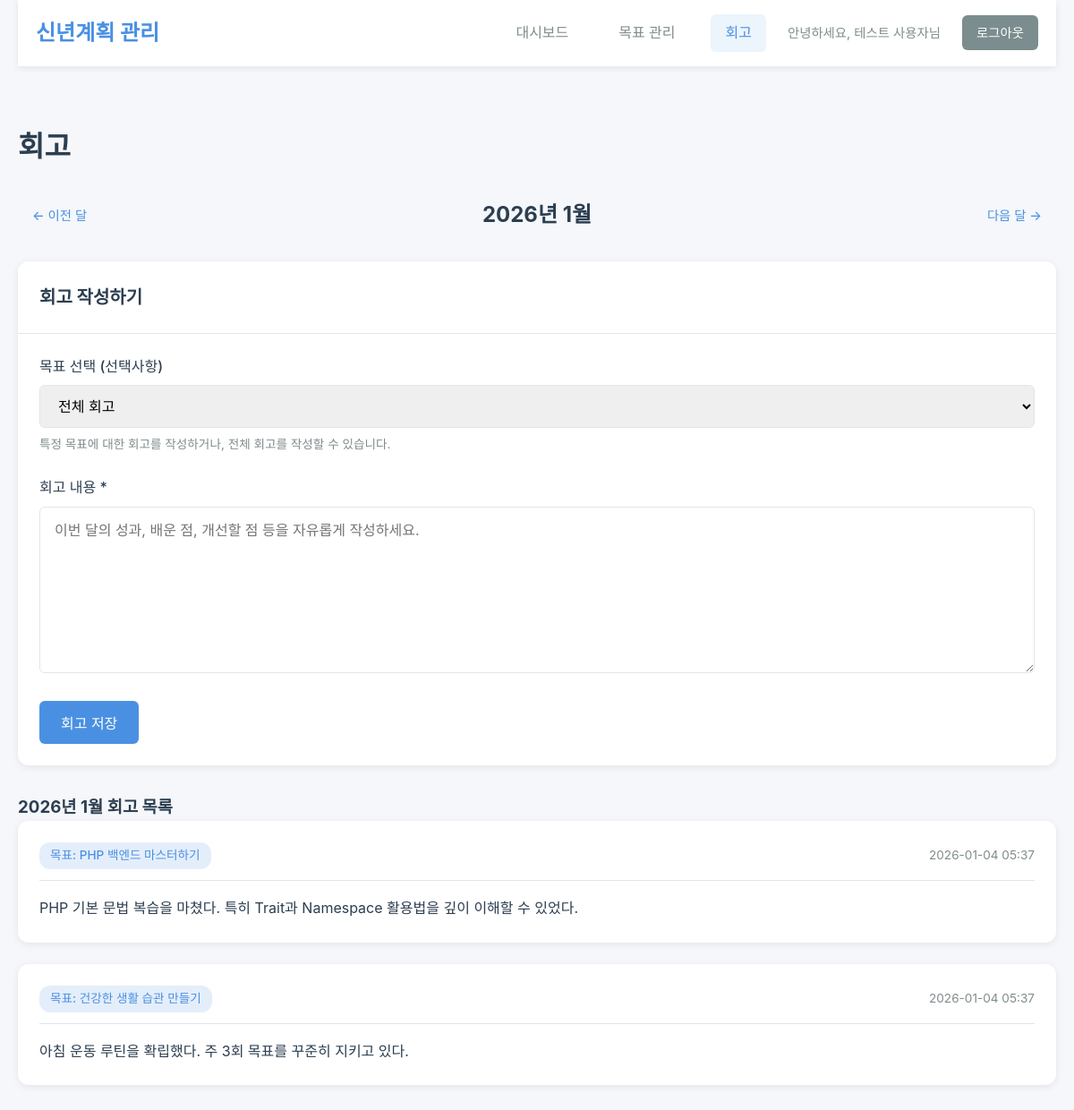
/reflection.php (signed in), run on the app's committed database.
### tables this page shows
CREATE TABLE IF NOT EXISTS reflections (
    id INT UNSIGNED AUTO_INCREMENT PRIMARY KEY,
    user_id INT UNSIGNED NOT NULL COMMENT '작성자',
    goal_id INT UNSIGNED NULL COMMENT '연결된 목표 (NULL = 전체 회고)',
    year YEAR NOT NULL COMMENT '회고 연도',
    month TINYINT UNSIGNED NOT NULL COMMENT '회고 월 (1~12)',
    content TEXT NOT NULL COMMENT '회고 내용',
    created_at TIMESTAMP DEFAULT CURRENT_TIMESTAMP,
    updated_at TIMESTAMP DEFAULT CURRENT_TIMESTAMP ON UPDATE CURRENT_TIMESTAMP,
    FOREIGN KEY (user_id) REFERENCES users(id) ON DELETE CASCADE,
    FOREIGN KEY (goal_id) REFERENCES goals(id) ON DELETE SET NULL,
    INDEX idx_user_date (user_id, year, month),
    INDEX idx_goal (goal_id),
    UNIQUE KEY unique_reflection (user_id, goal_id, year, month),
    CHECK (month BETWEEN 1 AND 12)
);

CREATE TABLE IF NOT EXISTS goals (
    id INT UNSIGNED AUTO_INCREMENT PRIMARY KEY,
    user_id INT UNSIGNED NOT NULL COMMENT '목표 소유자',
    year YEAR NOT NULL COMMENT '목표 연도 (예: 2026)',
    title VARCHAR(200) NOT NULL COMMENT '목표 제목',
    description TEXT COMMENT '목표 상세 설명',
    category ENUM('career', 'health', 'study', 'finance', 'hobby', 'relationship', 'other')
        DEFAULT 'other' COMMENT '목표 카테고리',
    status ENUM('not_started', 'in_progress', 'completed')
        DEFAULT 'not_started' COMMENT '목표 상태',
    progress_percentage DECIMAL(5,2) DEFAULT 0.00 COMMENT '진행률 (0.00 ~ 100.00)',
    created_at TIMESTAMP DEFAULT CURRENT_TIMESTAMP,
    updated_at TIMESTAMP DEFAULT CURRENT_TIMESTAMP ON UPDATE CURRENT_TIMESTAMP,
    FOREIGN KEY (user_id) REFERENCES users(id) ON DELETE CASCADE,
    INDEX idx_user_year (user_id, year),
    INDEX idx_category (category),
    INDEX idx_status (status)
);

### includes/session.php (called while the page is built, shortened)
<?php
function getCurrentUserId(): ?int
{
    return $_SESSION['user_id'] ?? null;
}
function getCurrentUserName(): ?string
{
    return $_SESSION['user_name'] ?? null;
}

### includes/functions.php (called while the page is built, shortened)
<?php
function e(?string $string): string
{
    return htmlspecialchars($string ?? '', ENT_QUOTES, 'UTF-8');
}
function formatDate(?string $date, string $format = 'Y-m-d H:i'): string
{
    return date($format, strtotime($date));
}

### config/database.php (called while the page is built, shortened)
<?php
function getDBConnection(): PDO
{
    static $pdo = null;
    if ($pdo === null) {
        $dsn = sprintf(
            'mysql:host=%s;port=%s;dbname=%s;charset=%s',
            DB_HOST,
            DB_PORT,
            DB_NAME,
            DB_CHARSET
        );
        $options = [
            PDO::ATTR_ERRMODE => PDO::ERRMODE_EXCEPTION,
            PDO::ATTR_DEFAULT_FETCH_MODE => PDO::FETCH_ASSOC,
            PDO::ATTR_EMULATE_PREPARES => false,
        ];
        try {
            $pdo = new PDO($dsn, DB_USER, DB_PASS, $options);
        } catch (PDOException $e) {
            die('Database connection failed: ' . $e->getMessage());
        }
    }
    return $pdo;
}

### models/Reflection.php (called while the page is built, shortened)
<?php
require_once __DIR__ . '/../config/database.php';
class UserReflection
{
    private PDO $db;
    public function __construct()
    {
        $this->db = getDBConnection();
    }
    public function findByUserAndMonth(int $userId, int $year, int $month): array
    {
        $stmt = $this->db->prepare(
            'SELECT r.*, g.title as goal_title
             FROM reflections r
             LEFT JOIN goals g ON r.goal_id = g.id
             WHERE r.user_id = :user_id AND r.year = :year AND r.month = :month
             ORDER BY r.created_at DESC'
        );
        $stmt->execute([
            'user_id' => $userId,
            'year' => $year,
            'month' => $month,
        ]);
        return $stmt->fetchAll();
    }
}

### reflection.php (the view, shortened to what this page needs)
<?php
require_once __DIR__ . '/includes/session.php';
require_once __DIR__ . '/includes/functions.php';
require_once __DIR__ . '/models/Reflection.php';
$userId = getCurrentUserId();
$userName = getCurrentUserName();
$currentYear = (int) ($_GET['year'] ?? date('Y'));
$currentMonth = (int) ($_GET['month'] ?? date('n'));
$reflectionModel = new UserReflection();
$reflections = $reflectionModel->findByUserAndMonth($userId, $currentYear, $currentMonth);
$prevMonth = $currentMonth - 1;
$prevYear = $currentYear;
if ($prevMonth < 1) {
    $prevMonth = 12;
    $prevYear--;
}
$nextMonth = $currentMonth + 1;
$nextYear = $currentYear;
$monthNames = [
    1 => '1월', 2 => '2월', 3 => '3월', 4 => '4월',
    5 => '5월', 6 => '6월', 7 => '7월', 8 => '8월',
    9 => '9월', 10 => '10월', 11 => '11월', 12 => '12월'
];
?>
<!DOCTYPE html>
<html lang="ko">
<head>
    <link rel="stylesheet" href="assets/css/style.css">
</head>
<body>
    <div class="container">
        <header class="header">
            <div class="header-content">
                <h1 class="logo">신년계획 관리</h1>
                <nav class="nav">
                    <a href="dashboard.php" class="nav-link">대시보드</a>
                    <a href="goal_list.php" class="nav-link">목표 관리</a>
                    <a href="reflection.php" class="nav-link active">회고</a>
                    <span class="user-info">안녕하세요, <?= e($userName) ?>님</span>
                    <a href="logout.php" class="btn btn-sm btn-secondary">로그아웃</a>
                </nav>
            </div>
        </header>
        <main class="main-content">
            <div class="page-header">
                <h2>회고</h2>
            </div>
            <div class="month-navigation">
                <a href="reflection.php?year=<?= $prevYear ?>&month=<?= $prevMonth ?>" class="btn btn-sm">
                    ← 이전 달
                </a>
                <h3 class="current-month"><?= $currentYear ?>년 <?= $monthNames[$currentMonth] ?></h3>
                <a href="reflection.php?year=<?= $nextYear ?>&month=<?= $nextMonth ?>" class="btn btn-sm">
                    다음 달 →
                </a>
            </div>
            <div class="card">
                <div class="card-header">
                    <h3>회고 작성하기</h3>
                </div>
                <div class="card-body">
                    <form method="POST" action="reflection.php?year=<?= $currentYear ?>&month=<?= $currentMonth ?>" class="form">
                        <div class="form-group">
                            <label for="goal_id">목표 선택 (선택사항)</label>
                            <select id="goal_id" name="goal_id">
                                <option value="">전체 회고</option>
                            </select>
                            <small>특정 목표에 대한 회고를 작성하거나, 전체 회고를 작성할 수 있습니다.</small>
                        </div>
                        <div class="form-group">
                            <label for="content">회고 내용 *</label>
                            <textarea
                                id="content"
                                name="content"
                                rows="8"
                                required
                                placeholder="이번 달의 성과, 배운 점, 개선할 점 등을 자유롭게 작성하세요."
                            ></textarea>
                        </div>
                        <div class="form-actions">
                            <button type="submit" class="btn btn-primary">회고 저장</button>
                        </div>
                    </form>
                </div>
            </div>
            <div class="reflections-container">
                <h3><?= $currentYear ?>년 <?= $monthNames[$currentMonth] ?> 회고 목록</h3>
                <?php if (empty($reflections)): ?>
                    <div class="empty-state">
                        <p>이번 달 작성된 회고가 없습니다.</p>
                    </div>
                <?php else: ?>
                    <div class="reflection-list">
                        <?php foreach ($reflections as $reflection): ?>
                            <div class="reflection-item">
                                <div class="reflection-header">
                                    <?php if ($reflection['goal_id']): ?>
                                        <span class="reflection-goal-badge">
                                            목표: <?= e($reflection['goal_title']) ?>
                                        </span>
                                    <?php else: ?>
                                        <span class="reflection-goal-badge reflection-general">
                                            전체 회고
                                        </span>
                                    <?php endif; ?>
                                    <span class="reflection-date">
                                        <?= formatDate($reflection['created_at'], 'Y-m-d H:i') ?>
                                    </span>
                                </div>
                                <div class="reflection-content">
                                    <?= nl2br(e($reflection['content'])) ?>
                                </div>
                            </div>
                        <?php endforeach; ?>
                    </div>
                <?php endif; ?>
            </div>
        </main>
    </div>
</body>
</html>

### assets/css/style.css (style rules this page uses)
:root { --primary-color: #4A90E2; --secondary-color: #7B8D8E; --success-color: #27AE60; --warning-color: #F39C12; --danger-color: #E74C3C; --info-color: #3498DB; --bg-color: #F5F7FA; --text-color: #2C3E50; --text-muted: #7F8C8D; --border-color: #E0E6ED; --card-shadow: 0 2px 8px rgba(0, 0, 0, 0.08); --card-hover-shadow: 0 4px 16px rgba(0, 0, 0, 0.12); --font-family: -apple-system, BlinkMacSystemFont, "Segoe UI", Roboto, "Helvetica Neue", Arial, sans-serif; }
* { margin: 0; padding: 0; box-sizing: border-box; }
body { font-family: var(--font-family); background-color: var(--bg-color); color: var(--text-color); line-height: 1.6; }
a { color: var(--primary-color); text-decoration: none; transition: color 0.2s; }
.container { max-width: 1200px; margin: 0 auto; padding: 0 20px; }
.header { background: white; box-shadow: var(--card-shadow); padding: 1rem 0; margin-bottom: 2rem; }
.header-content { max-width: 1200px; margin: 0 auto; padding: 0 20px; display: flex; justify-content: space-between; align-items: center; }
.logo { font-size: 1.5rem; font-weight: 700; color: var(--primary-color); }
.nav { display: flex; align-items: center; gap: 1.5rem; }
.nav-link { color: var(--text-muted); font-weight: 500; padding: 0.5rem 1rem; border-radius: 6px; transition: all 0.2s; }
.nav-link:hover, .nav-link.active { color: var(--primary-color); background: rgba(74, 144, 226, 0.1); }
.user-info { color: var(--text-muted); font-size: 0.9rem; }
.main-content { padding: 2rem 0; min-height: calc(100vh - 200px); }
.page-header { display: flex; justify-content: space-between; align-items: center; margin-bottom: 2rem; }
.page-header h2 { font-size: 2rem; color: var(--text-color); }
.form-group { margin-bottom: 1.5rem; }
.form-group label { display: block; margin-bottom: 0.5rem; font-weight: 500; color: var(--text-color); }
.form-group input[type="text"], .form-group input[type="email"], .form-group input[type="password"], .form-group input[type="number"], .form-group select, .form-group textarea { width: 100%; padding: 0.75rem 1rem; border: 1px solid var(--border-color); border-radius: 6px; font-size: 1rem; font-family: var(--font-family); transition: border-color 0.2s; }
.form-group textarea { resize: vertical; }
.form-group small { display: block; margin-top: 0.5rem; color: var(--text-muted); font-size: 0.85rem; }
.form-actions { display: flex; gap: 1rem; margin-top: 1.5rem; }
.btn { display: inline-block; padding: 0.75rem 1.5rem; border: none; border-radius: 6px; font-size: 1rem; font-weight: 500; cursor: pointer; transition: all 0.2s; text-align: center; }
.btn-primary { background: var(--primary-color); color: white; }
.btn-secondary { background: var(--secondary-color); color: white; }
.btn-sm { padding: 0.5rem 1rem; font-size: 0.9rem; }
.card { background: white; border-radius: 12px; box-shadow: var(--card-shadow); margin-bottom: 2rem; overflow: hidden; }
.card-header { padding: 1.5rem; border-bottom: 1px solid var(--border-color); }
.card-header h3 { font-size: 1.25rem; color: var(--text-color); }
.card-body { padding: 1.5rem; }
.month-navigation { display: flex; justify-content: space-between; align-items: center; margin-bottom: 2rem; }
.current-month { font-size: 1.5rem; color: var(--text-color); }
.reflection-list { display: flex; flex-direction: column; gap: 1.5rem; }
.reflection-item { background: white; border-radius: 12px; box-shadow: var(--card-shadow); padding: 1.5rem; }
.reflection-header { display: flex; justify-content: space-between; align-items: center; margin-bottom: 1rem; padding-bottom: 0.75rem; border-bottom: 1px solid var(--border-color); }
.reflection-goal-badge { background: rgba(74, 144, 226, 0.15); color: var(--primary-color); padding: 0.25rem 0.75rem; border-radius: 12px; font-size: 0.85rem; font-weight: 500; }
.reflection-date { color: var(--text-muted); font-size: 0.85rem; }
.reflection-content { color: var(--text-color); line-height: 1.8; }

### data on the page
reflections: goal.title "PHP 백엔드 마스터하기", created_at "2026-01-04 05:37", content "PHP 기본 문법 복습을 마쳤다. 특히 Trait과 Namespace 활용법을 깊이 이해할 수 있었다."
reflections: goal.title "건강한 생활 습관 만들기", created_at "2026-01-04 05:37", content "아침 운동 루틴을 확립했다. 주 3회 목표를 꾸준히 지키고 있다."

### other printed values
$userName "테스트 사용자"
